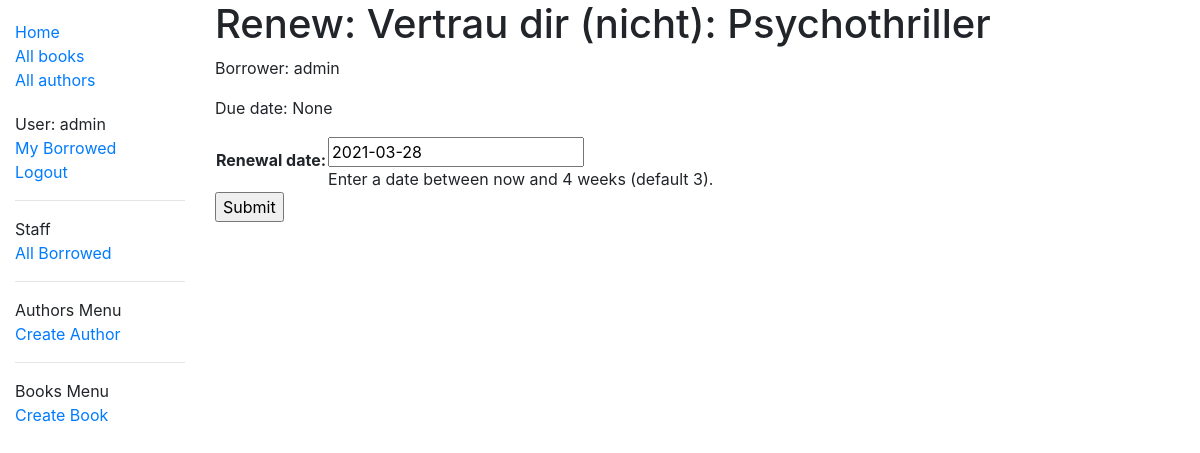
Page /catalog/book/9bcc9c60-d2cf-4e72-a2ee-86f3dc13c33e/renew/ (signed in) on the earlier database version.
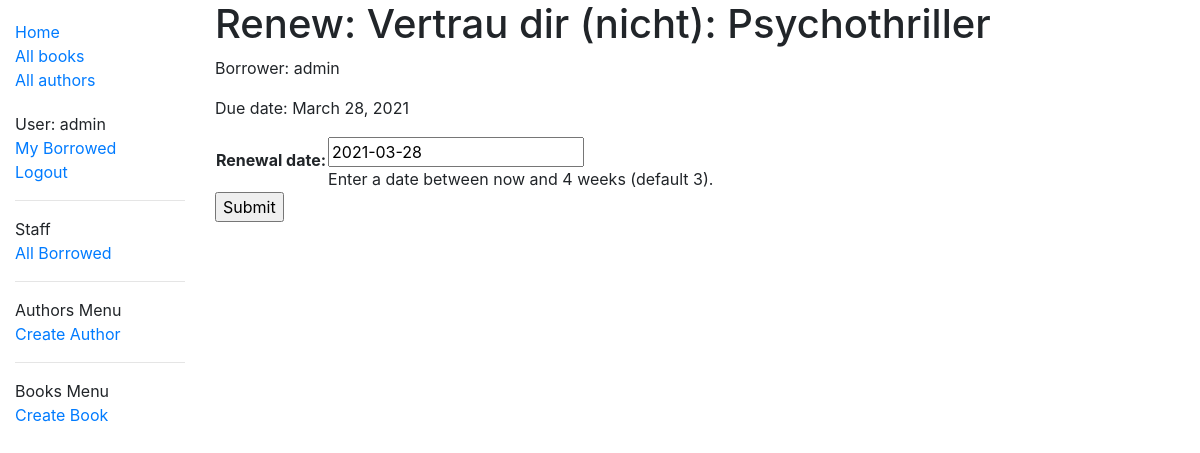
Same page on the later database version.
### catalog/models.py (models this page shows, shortened)
class BookInstance(models.Model):
    id = models.UUIDField(primary_key=True, default=uuid.uuid4, help_text='Unique ID for this particular book across whole library')
    book = models.ForeignKey('Book', on_delete=models.RESTRICT)
    imprint = models.CharField(max_length=200)
    due_back = models.DateField(null=True, blank=True)
    borrower = models.ForeignKey(User, on_delete=models.SET_NULL, null=True, blank=True)
    LOAN_STATUS = (
        ('m', 'Maintenance'),
        ('o', 'On loan'),
        ('a', 'Available'),
        ('r', 'Reserved'),
    )
    status = models.CharField(
        max_length=1,
        choices=LOAN_STATUS,
        blank=True,
        default='m',
        help_text='Book availability',
    )
    class Meta:
        ordering = ['due_back']
        permissions = (("can_mark_returned", "Set book as returned"),)
    @property
    def is_overdue(self):
        if self.due_back and date.today() > self.due_back:
            return True
        return False

class Book(models.Model):
    title = models.CharField(max_length=200)
    author = models.ForeignKey('Author', on_delete=models.SET_NULL, null=True)
    summary = models.TextField(max_length=1000, help_text='Enter a brief description of the book')
    isbn = models.CharField('ISBN', max_length=13, unique=True,
                             help_text='13 Character <a href="https://www.isbn-international.org/content/what-isbn">ISBN number</a>')
    language = models.ForeignKey('Language', on_delete=models.SET_NULL, null=True)
    genre = models.ManyToManyField(Genre, help_text='Select a genre for this book')
    def display_genre(self):
        """Create a string for the Genre. This is required to display genre in Admin."""
        return ', '.join(genre.name for genre in self.genre.all()[:3])
    display_genre.short_description = 'Genre'

### catalog/views.py (the view)
# urls.py: path('book/<uuid:pk>/renew/', views.renew_book_librarian, name='renew-book-librarian'),
@login_required
@permission_required('catalog.can_mark_returned', raise_exception=True)
def renew_book_librarian(request, pk):
    book_instance = get_object_or_404(BookInstance, pk=pk)
    if request.method == 'POST':
        form = RenewBookForm(request.POST)
        if form.is_valid():
            book_instance.due_back = form.cleaned_data['renewal_date']
            book_instance.save()
            return HttpResponseRedirect(reverse('all-borrowed-books') )
    else:
        proposed_renewal_date = datetime.date.today() + datetime.timedelta(weeks=3)
        form = RenewBookForm(initial={'renewal_date': proposed_renewal_date})
    context = {
        'form': form,
        'book_instance': book_instance,
    }
    return render(request, 'catalog/book_renew_librarian.html', context)

### catalog/forms.py (shortened to what this page needs)
class RenewBookForm(forms.Form):
    renewal_date = forms.DateField(help_text="Enter a date between now and 4 weeks (default 3).")

### catalog/templates/catalog/book_renew_librarian.html (shortened to what this page needs)
{% extends "base_generic.html" %}
{% block content %}
  <h1>Renew: {{ book_instance.book.title }}</h1>
  <p>Borrower: {{ book_instance.borrower }}</p>
  <p{% if book_instance.is_overdue %} class="text-danger"{% endif %}>Due date: {{ book_instance.due_back }}</p>
  <form action="" method="post">
    <table>
    {{ form.as_table }}
    </table>
    <input type="submit" value="Submit">
  </form>
{% endblock %}

Differences in the rows shown:
changed BookInstance "Vertrau dir (nicht): Psychothriller": due_back "None" → "March 28, 2021"
